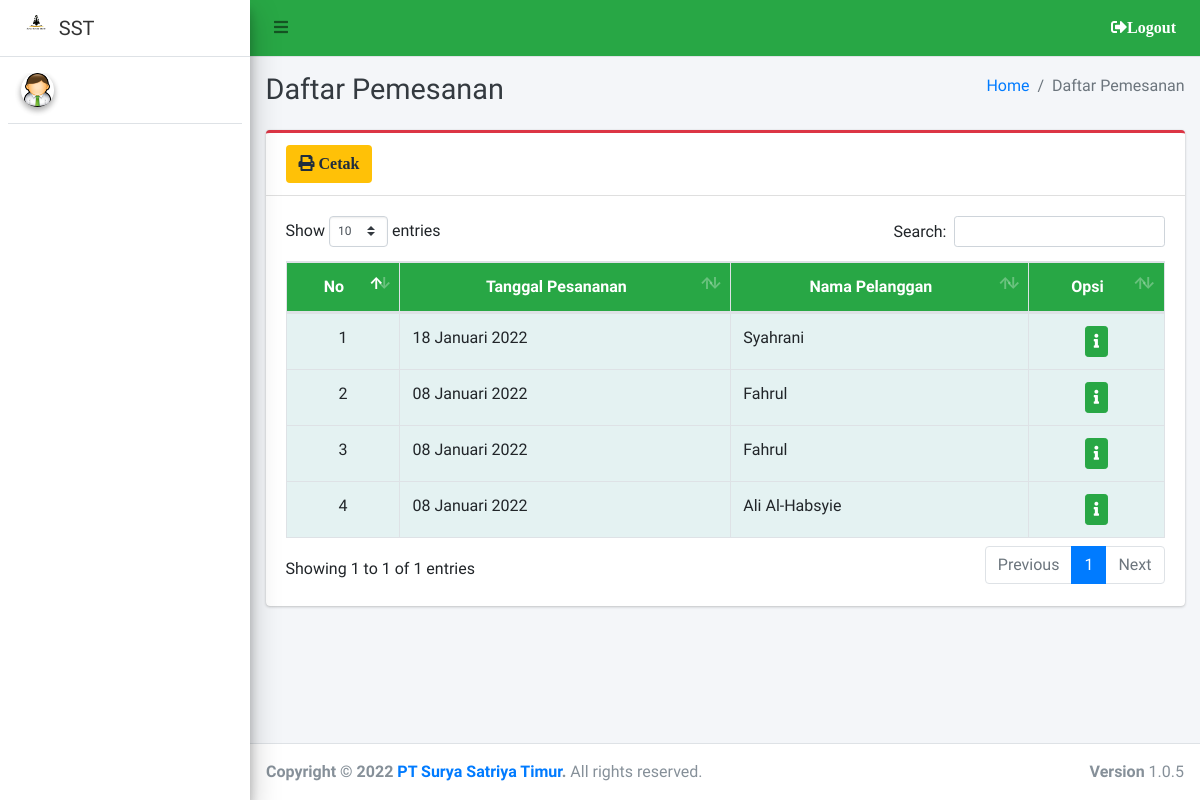
Screenshot of /admin/pemesanan/index.php with the database file from the repository.
### tables this page shows
CREATE TABLE `pemesanan` (
  `id_pemesanan` int(11) NOT NULL,
  `tanggal_pesan` date DEFAULT NULL,
  `id_pelanggan` varchar(20) DEFAULT NULL
);

CREATE TABLE `pelanggan` (
  `id_pelanggan` varchar(20) NOT NULL,
  `nama_pelanggan` varchar(100) DEFAULT NULL,
  `jk` varchar(20) DEFAULT NULL,
  `alamat` text,
  `no_hp` varchar(20) DEFAULT NULL
);

### config/day.php (called while the page is built)
<?php
function tgl_indo($tanggal)
{
    $bulan = array(
        1 =>   'Januari',
        'Februari',
        'Maret',
        'April',
        'Mei',
        'Juni',
        'Juli',
        'Agustus',
        'September',
        'Oktober',
        'November',
        'Desember'
    );
    $pecahkan = explode('-', $tanggal);
    return $pecahkan[2] . ' ' . $bulan[(int) $pecahkan[1]] . ' ' . $pecahkan[0];
}
?>

### admin/pemesanan/index.php (the view, shortened to what this page needs)
<?php
require '../../config/koneksi.php';
require '../../config/day.php';
?>
<!DOCTYPE html>
<html>
<?php
include '../../templates/head.php';
?>
<body class="hold-transition sidebar-mini layout-fixed">
    <div class="wrapper">
        <?php
        include '../../templates/navbar.php';
        ?>
        <?php
        include '../../templates/sidebar.php';
        ?>
        <div class="content-wrapper">
            <div class="content-header">
                <div class="container-fluid">
                    <div class="row mb-2">
                        <div class="col-sm-6">
                            <h1 class="m-0 text-dark">Daftar Pemesanan</h1>
                        </div>
                        <div class="col-sm-6">
                            <ol class="breadcrumb float-sm-right">
                                <li class="breadcrumb-item"><a href="#">Home</a></li>
                                <li class="breadcrumb-item active">Daftar Pemesanan</li>
                            </ol>
                        </div>
                    </div>
                </div>
            </div>
            <section class="content">
                <div class="container-fluid">
                    <div class="row">
                        <div class="col-12">
                            <div class="card card-danger card-outline">
                                <div class="card-header">
                                <a href="print" target="blank" class="btn bg-yellow"><i class="fa fa-print"> Cetak</i></a>
                                </div>
                                <div class="card-body">
                                    <div class="table-responsive">
                                        <table id="example1" class="table table-bordered table-striped">
                                            <thead class="bg-success">
                                                <tr align="center">
                                                    <th>No</th>
                                                    <th>Tanggal Pesananan</th>
                                                    <th>Nama Pelanggan</th>
                                                    <th>Opsi</th>
                                                </tr>
                                            </thead>
                                            <?php
                                            $no = 1;
                                            $data = $koneksi->query("SELECT * FROM pemesanan AS p
                                            LEFT JOIN pelanggan AS pl ON p.id_pelanggan = pl.id_pelanggan  ORDER BY id_pemesanan DESC");
                                            while ($row = $data->fetch_array()) {
                                            ?>
                                                <tbody style="background-color: azure">
                                                    <tr>
                                                        <td align="center"><?= $no++ ?></td>
                                                        <td><?= tgl_indo($row['tanggal_pesan']) ?></td>
                                                        <td><?= $row['nama_pelanggan'] ?></td>
                                                        <td align="center">
                                                            <a href="detail?id=<?= $row['id_pemesanan'] ?>" class="btn btn-success btn-sm" title="Edit"><i class="fa fa-info"></i></a>
                                                        </td>
                                                    </tr>
                                                </tbody>
                                            <?php } ?>
                                        </table>
                                    </div>
                                </div>
                            </div>
                        </div>
                    </div>
                </div>
            </section>
        </div>
        <?php include_once "../../templates/footer.php"; ?>
    </div>
</body>
</html>

### rows the page displays
pemesanan: tanggal_pesan "18 Januari 2022", id_pelanggan.nama_pelanggan "Syahrani"
pemesanan: tanggal_pesan "08 Januari 2022", id_pelanggan.nama_pelanggan "Fahrul"
pemesanan: tanggal_pesan "08 Januari 2022", id_pelanggan.nama_pelanggan "Fahrul"
pemesanan: tanggal_pesan "08 Januari 2022", id_pelanggan.nama_pelanggan "Ali Al-Habsyie"
